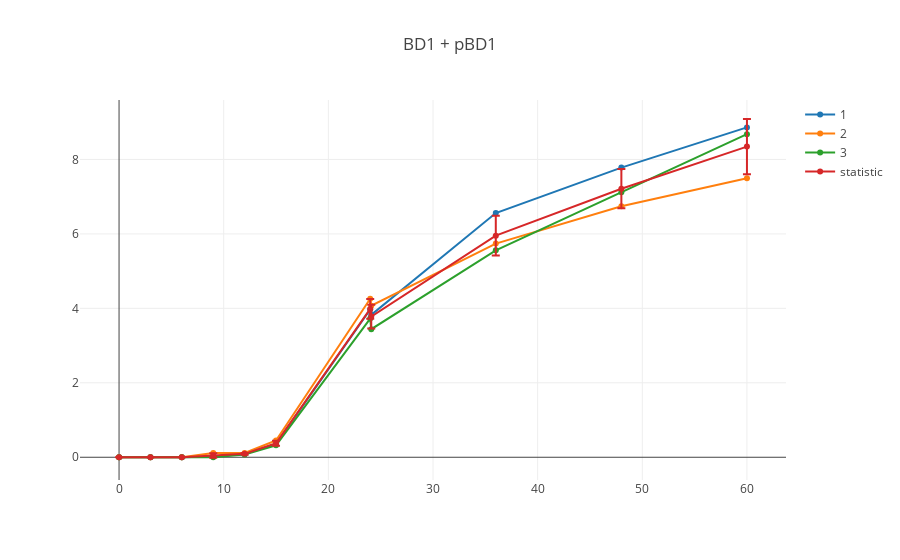
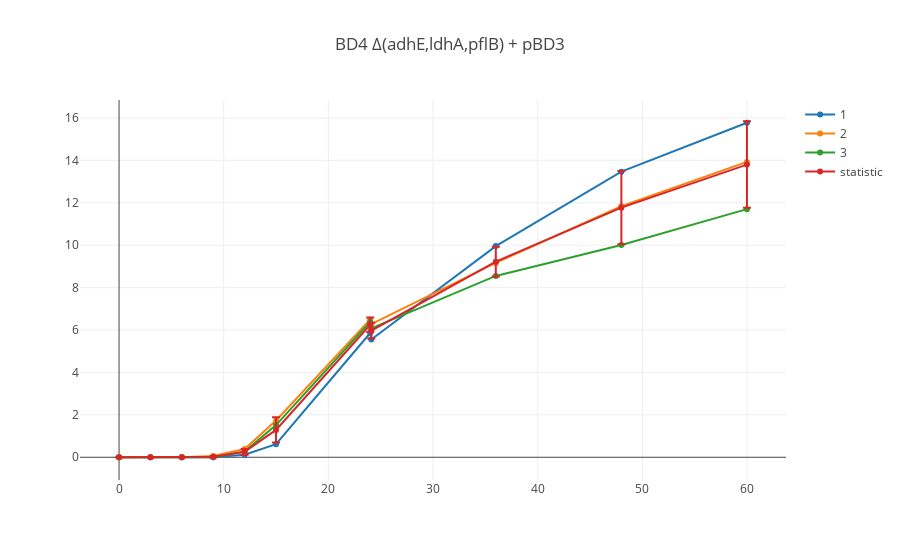

Notebook code cell kept with these figures, in order:
### Code cell
for rep in expt.replicate_trials:
    layout = implot.go.Layout(title=str(rep.trial_identifier.strain))
    data = [implot.go.Scatter(x=trial.analyte_dict['etoh'].time_vector,
                              y=trial.analyte_dict['etoh'].data_vector,
                              name=trial.trial_identifier.replicate_id)
            for trial in rep.single_trials]
    data.append(implot.go.Scatter(x=rep.avg.analyte_dict['etoh'].time_vector,
                              y=rep.avg.analyte_dict['etoh'].data_vector,
                               error_y = {'array':rep.std.analyte_dict['etoh'].data_vector},
                              name='statistic'))
    data = sorted(data,key=lambda data: str(data['name']))
    implot.plot(implot.go.Figure(data=data,layout=layout))

### Figure 1 — Plotly figure (JSON) as saved in the notebook; plotly's stock layout.template omitted (floating-point values rounded to 4 significant figures)
{"data": [{"name": 1, "type": "scatter", "x": [0, 3, 6, 9, 12, 15, 24, 24.1, 36, 48, 60], "y": [0, 0, 0, 0.02221, 0.08768, 0.3531, 3.971, 3.825, 6.56, 7.781, 8.862]}, {"name": 2, "type": "scatter", "x": [0, 3, 6, 9, 12, 15, 24, 24.1, 36, 48, 60], "y": [0, 0, 0, 0.1146, 0.1164, 0.4519, 4.259, 4.072, 5.739, 6.742, 7.496]}, {"name": 3, "type": "scatter", "x": [0, 3, 6, 9, 12, 15, 24, 24.1, 36, 48, 60], "y": [0, 0, 0, 0, 0.07122, 0.3195, 3.725, 3.44, 5.56, 7.121, 8.679]}, {"error_y": {"array": [0, 0, 0, 0.06079, 0.02288, 0.06885, 0.2673, 0.3185, 0.5334, 0.5259, 0.7416]}, "name": "statistic", "type": "scatter", "x": [0, 3, 6, 9, 12, 15, 24, 24.1, 36, 48, 60], "y": [0, 0, 0, 0.04561, 0.09178, 0.3748, 3.985, 3.779, 5.953, 7.215, 8.345]}], "layout": {"title": "BD1 + pBD1"}}

### Figure 2 — Plotly figure (JSON) as saved in the notebook; plotly's stock layout.template omitted (floating-point values rounded to 4 significant figures)
{"data": [{"name": 1, "type": "scatter", "x": [0, 3, 6, 9, 12, 15, 24, 24.1, 36, 48, 60], "y": [0, 0, 0, 0, 0.1152, 0.6186, 5.859, 5.555, 9.955, 13.47, 15.77]}, {"name": 2, "type": "scatter", "x": [0, 3, 6, 9, 12, 15, 24, 24.1, 36, 48, 60], "y": [0, 0, 0, 0.05567, 0.3857, 1.733, 6.5, 6.281, 9.163, 11.83, 13.93]}, {"name": 3, "type": "scatter", "x": [0, 3, 6, 9, 12, 15, 24, 24.1, 36, 48, 60], "y": [0, 0, 0, 0, 0.2651, 1.517, 6.387, 6.077, 8.55, 10.01, 11.7]}, {"error_y": {"array": [0, 0, 0, 0.03214, 0.1355, 0.5911, 0.3421, 0.3744, 0.7047, 1.73, 2.04]}, "name": "statistic", "type": "scatter", "x": [0, 3, 6, 9, 12, 15, 24, 24.1, 36, 48, 60], "y": [0, 0, 0, 0.01856, 0.2553, 1.29, 6.249, 5.971, 9.223, 11.77, 13.8]}], "layout": {"title": "BD4 Δ(adhE,ldhA,pflB) + pBD3"}}
